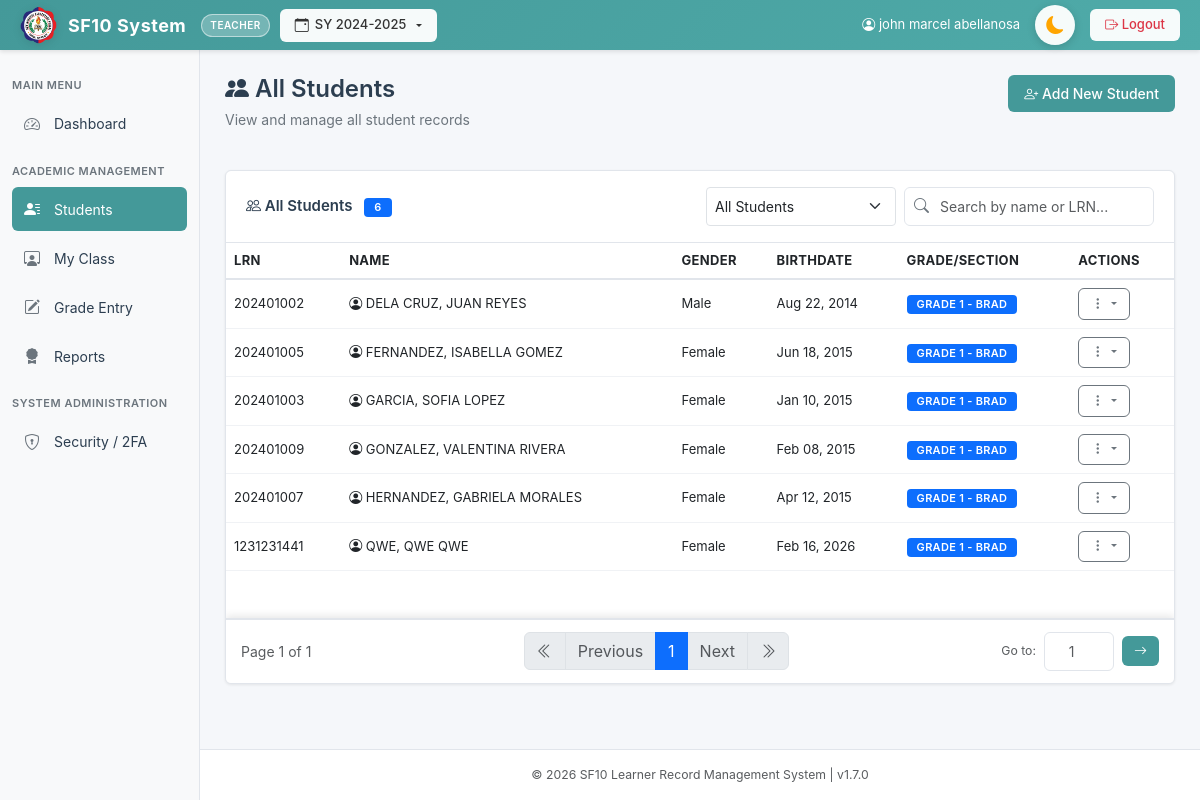
The page /pages/students.php (signed in) on the database its author committed.
### tables this page shows
CREATE TABLE `students` (
  `id` int(11) NOT NULL AUTO_INCREMENT,
  `lrn` varchar(20) NOT NULL,
  `last_name` varchar(50) DEFAULT NULL,
  `first_name` varchar(50) DEFAULT NULL,
  `middle_name` varchar(50) DEFAULT NULL,
  `suffix` varchar(10) DEFAULT NULL,
  `gender` enum('Male','Female') DEFAULT NULL,
  `birthdate` date DEFAULT NULL,
  `credential_presented` enum('Kinder Progress Report','ECCD Checklist','Kindergarten Certificate of Completion','PEPT','Others') DEFAULT NULL,
  `credential_other_details` text DEFAULT NULL,
  `pept_rating` varchar(20) DEFAULT NULL,
  `pept_exam_date` date DEFAULT NULL,
  `pept_testing_center` text DEFAULT NULL,
  `created_at` timestamp NOT NULL DEFAULT current_timestamp(),
  `eligibility_school_name` varchar(100) DEFAULT NULL,
  `eligibility_school_id` varchar(50) DEFAULT NULL,
  `eligibility_school_address` varchar(255) DEFAULT NULL,
  `eligibility_remark` varchar(255) DEFAULT NULL,
  `grade_level` varchar(50) DEFAULT NULL,
  `section` varchar(50) DEFAULT NULL,
  PRIMARY KEY (`id`),
  UNIQUE KEY `lrn` (`lrn`),
  UNIQUE KEY `lrn_2` (`lrn`)
);

### pages/students.php (the view, shortened to what this page needs)
<?php
require_once "../includes/db.php";
include "../templates/header.php";
$sort = $_GET['sort'] ?? '';
$search = $_GET['search'] ?? '';
$page = isset($_GET['page']) ? max(1, (int)$_GET['page']) : 1;
$items_per_page = 20;
$students = [];
$user_role = $_SESSION['user']['role'];
$user_id = $_SESSION['user']['id'];
$school_year_id = $_SESSION['school_year_id'] ?? 0;
if ($user_role === 'admin') {
    $students_result = $conn->query("SELECT * FROM students ORDER BY last_name ASC, first_name ASC");
} else {
    $teacher_students_query = "
        SELECT DISTINCT s.*
        FROM students s
        JOIN schools_attended sa ON s.id = sa.student_id
        JOIN teacher_assignments ta ON (
            (ta.assignment_type = 'adviser' AND sa.grade_level = ta.grade_level AND sa.section = ta.section)
            OR
            (ta.assignment_type = 'subject' AND sa.grade_level = ta.grade_level AND sa.section = ta.section)
        )
        WHERE ta.teacher_id = ?
        AND ta.school_year_id = ?
        AND sa.school_year = (SELECT year FROM school_years WHERE id = ?)
        ORDER BY s.last_name ASC, s.first_name ASC
    ";
    $stmt = $conn->prepare($teacher_students_query);
    $stmt->bind_param("iii", $user_id, $school_year_id, $school_year_id);
    $stmt->execute();
    $students_result = $stmt->get_result();
}
if ($students_result) {
  while ($row = $students_result->fetch_assoc()) {
    $row['school_attended_id'] = null;
    $row['grade_level'] = null;
    $row['section'] = null;
    $row['school_year'] = null;
    $row['has_record'] = 0;
    $students[] = $row;
  }
}
$total_items = count($students);
$total_pages = ceil($total_items / $items_per_page);
$page = max(1, min($total_pages, $page));
$offset = ($page - 1) * $items_per_page;
$students_to_show = array_slice($students, $offset, $items_per_page);
?>
<div class="d-flex justify-content-between align-items-start mb-4">
    <div class="page-header mb-0">
        <h2><i class="bi bi-people-fill"></i> All Students</h2>
        <p class="subtitle">View and manage all student records</p>
    </div>
    <div class="d-flex gap-2">
        <a href="add_student.php" class="btn btn-primary">
            <i class="bi bi-person-plus"></i> Add New Student
        </a>
    </div>
</div>
<div class="card students-card" style="border-radius: 0.375rem;">
  <div class="card-header d-flex justify-content-between align-items-center">
    <span>
      <i class="bi bi-people"></i> All Students
      <span class="badge bg-secondary ms-2" id="studentCount">0</span>
    </span>
    <div class="d-flex gap-2">
      <select id="sortStudents" class="form-select form-select-sm" style="width: auto;">
        <option value="all" <?= ($sort === 'all' || $sort === '') ? 'selected' : '' ?>>All Students</option>
      </select>
      <div style="position: relative; width: 250px;">
        <input type="text" class="form-control form-control-sm" id="studentSearch" placeholder="Search by name or LRN..." value="<?= htmlspecialchars($search) ?>" style="padding-left: 35px; padding-right: 30px;">
      </div>
    </div>
  </div>
  <div class="card-body" style="padding: 0;">
    <div id="studentsTableScroll">
      <table class="table table-hover mb-0" id="studentsTable">
        <thead>
          <tr>
            <th>LRN</th>
            <th>Name</th>
            <th>Gender</th>
            <th>Birthdate</th>
            <th>Grade/Section</th>
            <th>Actions</th>
          </tr>
        </thead>
        <tbody>
          <?php if (empty($students_to_show)): ?>
          <tr>
            <td colspan="6" class="text-center py-4 text-muted">
              <i class="bi bi-search" style="font-size: 2rem; opacity: 0.3;"></i>
              <p class="mt-2 mb-0">No students found matching your criteria</p>
            </td>
          </tr>
          <?php else: ?>
          <?php foreach($students_to_show as $student):
            $isNew = ($student['has_record'] == 0);
          ?>
          <tr class="student-row"
              style="cursor: pointer;"
              data-student-id="<?= $student['id'] ?>"
              data-name="<?= htmlspecialchars($student['first_name'] . ' ' . $student['last_name'] . '|' . $student['last_name'] . ', ' . $student['first_name']) ?>"
              data-lrn="<?= htmlspecialchars($student['lrn']) ?>"
              data-grade="<?= $student['grade_level'] ?? '0' ?>"
              data-gender="<?= htmlspecialchars($student['gender']) ?>"
              data-new="<?= $isNew ? '1' : '0' ?>">
            <td><?= htmlspecialchars($student['lrn']) ?></td>
            <td style="<?= $isNew ? 'font-weight: 600;' : '' ?>">
              <i class="bi bi-person-circle"></i> <?= htmlspecialchars(strtoupper($student['last_name'] . ', ' . $student['first_name'] . (!empty($student['middle_name']) ? ' ' . $student['middle_name'] : ''))) ?>
            </td>
            <td><?= htmlspecialchars($student['gender']) ?></td>
            <td><?= date('M d, Y', strtotime($student['birthdate'])) ?></td>
            <td>
              <?php if ($student['grade_level']): ?>
                <span class="badge bg-primary">Grade <?= htmlspecialchars($student['grade_level'] . ' - ' . ($student['section'] ?? '-')) ?></span>
              <?php else: ?>
                <span class="badge bg-secondary">No records</span>
              <?php endif; ?>
            </td>
            <td>
              <div class="dropdown">
                <button class="btn btn-sm btn-secondary dropdown-toggle" type="button" id="actionsDropdown<?= $student['id'] ?>" data-bs-toggle="dropdown" aria-expanded="false">
                  <i class="bi bi-three-dots-vertical"></i>
                </button>
              </div>
            </td>
          </tr>
          <?php endforeach; ?>
          <?php endif; ?>
        </tbody>
      </table>
    </div>
  </div>
  <?php if ($total_items > 0): ?>
  <div class="pagination-container">
    <div class="d-flex justify-content-between align-items-center">
      <div class="text-muted">
        Page <?= $page ?> of <?= $total_pages ?>
      </div>
      <nav aria-label="Page navigation">
        <ul class="pagination mb-0">
          <li class="page-item <?= $page <= 1 ? 'disabled' : '' ?>">
            <a class="page-link" href="?page=1&sort=<?= urlencode($sort) ?>&search=<?= urlencode($search) ?>" title="First Page">
              <i class="bi bi-chevron-double-left"></i>
            </a>
          </li>
          <li class="page-item <?= $page <= 1 ? 'disabled' : '' ?>">
            <a class="page-link" href="?page=<?= $page - 1 ?>&sort=<?= urlencode($sort) ?>&search=<?= urlencode($search) ?>">Previous</a>
          </li>
          <?php
          $start_page = max(1, $page - 2);
          $end_page = min($total_pages, $start_page + 4);
          $start_page = max(1, $end_page - 4);
          for($i = $start_page; $i <= $end_page; $i++):
          ?>
          <li class="page-item <?= $i == $page ? 'active' : '' ?>">
            <a class="page-link" href="?page=<?= $i ?>&sort=<?= urlencode($sort) ?>&search=<?= urlencode($search) ?>"><?= $i ?></a>
          </li>
          <?php endfor; ?>
          <li class="page-item <?= $page >= $total_pages ? 'disabled' : '' ?>">
            <a class="page-link" href="?page=<?= $page + 1 ?>&sort=<?= urlencode($sort) ?>&search=<?= urlencode($search) ?>">Next</a>
          </li>
          <li class="page-item <?= $page >= $total_pages ? 'disabled' : '' ?>">
            <a class="page-link" href="?page=<?= $total_pages ?>&sort=<?= urlencode($sort) ?>&search=<?= urlencode($search) ?>" title="Last Page">
              <i class="bi bi-chevron-double-right"></i>
            </a>
          </li>
        </ul>
      </nav>
      <div class="d-flex align-items-center gap-2 pagination-goto">
        <span class="text-muted small">Go to:</span>
        <form method="GET" class="d-flex gap-2 align-items-center" onsubmit="return validatePageJump()">
          <input type="number"
                 name="page"
                 id="pageJump"
                 class="form-control form-control-sm text-center"
                 style="width: 70px;"
                 min="1"
                 max="<?= $total_pages ?>"
                 placeholder="<?= $page ?>"
                 title="Enter page number (1-<?= $total_pages ?>)">
          <button type="submit" class="btn btn-sm btn-teal">
            <i class="bi bi-arrow-right"></i>
          </button>
        </form>
      </div>
    </div>
  </div>
  <?php endif; ?>
</div>
<?php include '../templates/footer.php'; ?>

### rows shown on the page
students: lrn "202401002", last_name+first_name+middle_name "DELA CRUZ, JUAN REYES", gender "Male", birthdate "Aug 22, 2014", section "1 - BRAD"
students: lrn "202401005", last_name+first_name+middle_name "FERNANDEZ, ISABELLA GOMEZ", gender "Female", birthdate "Jun 18, 2015", section "1 - BRAD"
students: lrn "202401003", last_name+first_name+middle_name "GARCIA, SOFIA LOPEZ", gender "Female", birthdate "Jan 10, 2015", section "1 - BRAD"
students: lrn "202401009", last_name+first_name+middle_name "GONZALEZ, VALENTINA RIVERA", gender "Female", birthdate "Feb 08, 2015", section "1 - BRAD"
students: lrn "202401007", last_name+first_name+middle_name "HERNANDEZ, GABRIELA MORALES", gender "Female", birthdate "Apr 12, 2015", section "1 - BRAD"
students: lrn "1231231441", last_name+first_name+middle_name "QWE, QWE QWE", gender "Female", birthdate "Feb 16, 2026", section "1 - BRAD"

### other values the page prints
$_SESSION['school_year'] "2024-2025"
$user['full_name'] "john marcel abellanosa"
$page "1"
$total_pages "1"
